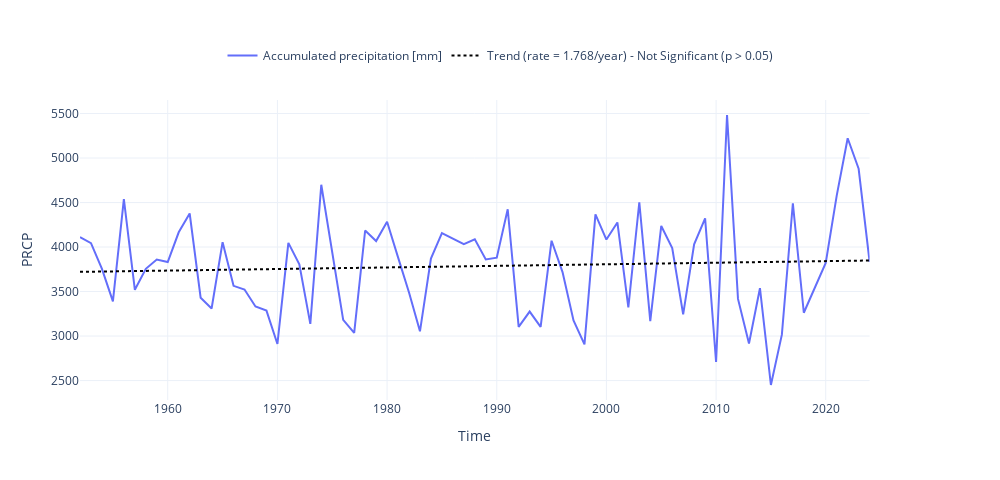

This figure's notebook cell:
### Code cell
plot_timeseries_interactive(dict_plot, trendline = True, figsize = (25, 12));
